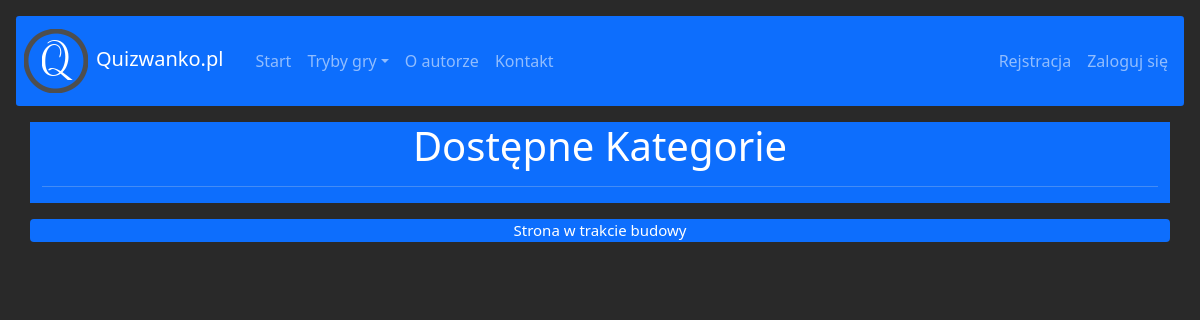
Page /category on the earlier database version.
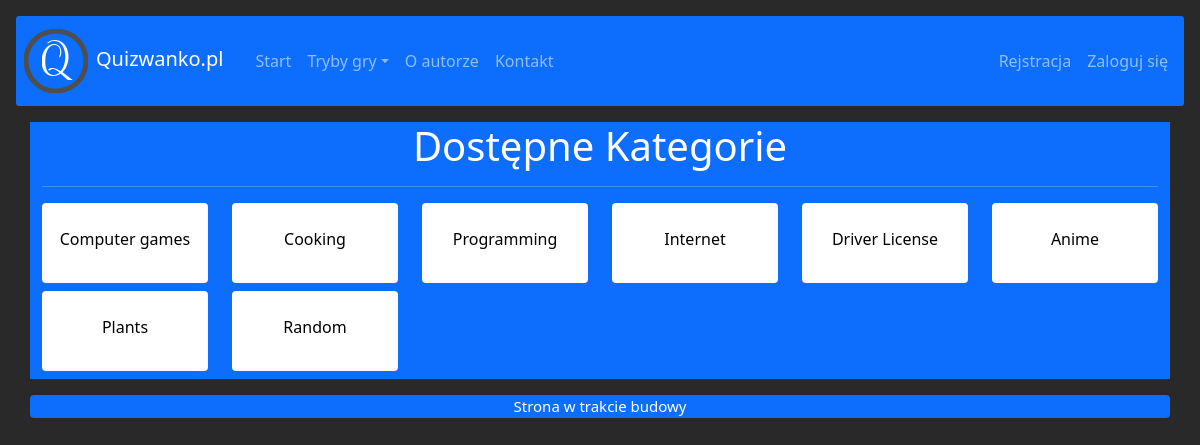
Same page on the later database version.
### first/models.py (models this page shows)
class Category(models.Model):
    category = models.CharField(max_length=150)
    def __str__(self):
        return self.category

### first/views.py (the view)
# urls.py: path('category', category, name='category'),
def category(request):
    category = Category.objects.all()
    data = {'category':category}
    return render(request, "first/category.html", data)

### first/templates/first/category.html
{% extends 'first/base.html' %}
{% block content %}
    <div class="container bg-primary">
        <header>
            <h1 class="text-center">Dostępne Kategorie</h1>
            <hr>
        </header>
        <div class="row">
            {% for i in category %}
                <div class="col-md-2 col-sm-6 category_links">
                    <a href="{% url 'select_category' i.id %}">
                        <div class="col-md-12 mb-2 text-center rounded category_blocks pt-4">
                            {{i}}
                        </div>
                    </a>
                </div>
            {% endfor %}
        </div>
    </div>
{% endblock %}

### first/templates/first/base.html (shortened to what this page needs)
{% load static %}
<!DOCTYPE html>
<html lang="pl">
    <head>
        <link href="https://cdn.jsdelivr.net/npm/bootstrap@5.0.2/dist/css/bootstrap.min.css" rel="stylesheet">
        <link rel="stylesheet" href="{% static 'first/css/css/fontello.css' %}">
        <link rel="stylesheet" href="{% static 'first/css/style.css' %}">
    </head>
    <body>
        <header>
            <nav class="navbar navbar-dark bg-primary rounded-1 m-3 navbar-expand-md">
                <a class="navbar-brand" href="{% url 'main' %}"><img src="{% static 'first/img/logo.png' %}" class="d-inline-block mx-2 align-middle" alt="Logo">Quizwanko.pl</a>
                <div class="collapse navbar-collapse" id="main_menu">
                    <ul class="navbar-nav ms-2 me-auto">
                        <li class="nav-item">
                            <a class="nav-link" href="{% url 'main' %}">Start</a>
                        </li>
                        <li class="nav-item dropdown">
                            <a class="nav-link dropdown-toggle" href="#" data-bs-toggle="dropdown" role="button" aria-expanded="false" id="sub_menu">Tryby gry</a>
                        </li>
                        <li class="nav-item">
                            <a class="nav-link" href="{% url 'author' %}">O autorze</a>
                        </li>
                        <li class="nav-item">
                            <a class="nav-link" href="{% url 'contact' %}">Kontakt</a>
                        </li>
                    </ul>
                    <ul class="navbar-nav mx-2">
                        <li class="nav-item">
                            <a class="nav-link" href="{% url 'register' %}">Rejstracja</a>
                        </li>
                        <li class="nav-item">
                            <a class="nav-link" href="{% url 'login' %}">Zaloguj się</a>
                        </li>
                    </ul>
                </div>
            </nav>
        </header>
        <main>
            <section class="main_content">
                {% block content %}
                {% endblock %}
            </section>
        </main>
        <div class="container">
            <div class="row">
                <footer class="col-md-12 mt-3 bg-primary rounded">
                    Strona w trakcie budowy
                </footer>
            </div>
        </div>
    </body>
</html>

### first/static/first/css/style.css (style rules this page uses)
body { background-color: rgb(41, 41, 41); color: white; }
footer { text-align: center; color: white; font-size: 15px; }
hr { margin-top: 1rem; margin-bottom: 1rem; border: 0; border-top: 1px solid rgba(0, 0, 0, 0.1); }
.category_links a { text-decoration: none; color: black; }
.category_blocks { font-size: 1em; color: black; background-color: white; transition-duration: 0.5s; min-height: 5em; }

Differences in the rows shown:
added Category: category "Computer games"
added Category: category "Cooking"
added Category: category "Programming"
added Category: category "Internet"
added Category: category "Driver License"
added Category: category "Anime"
added Category: category "Plants"
added Category: category "Random"
